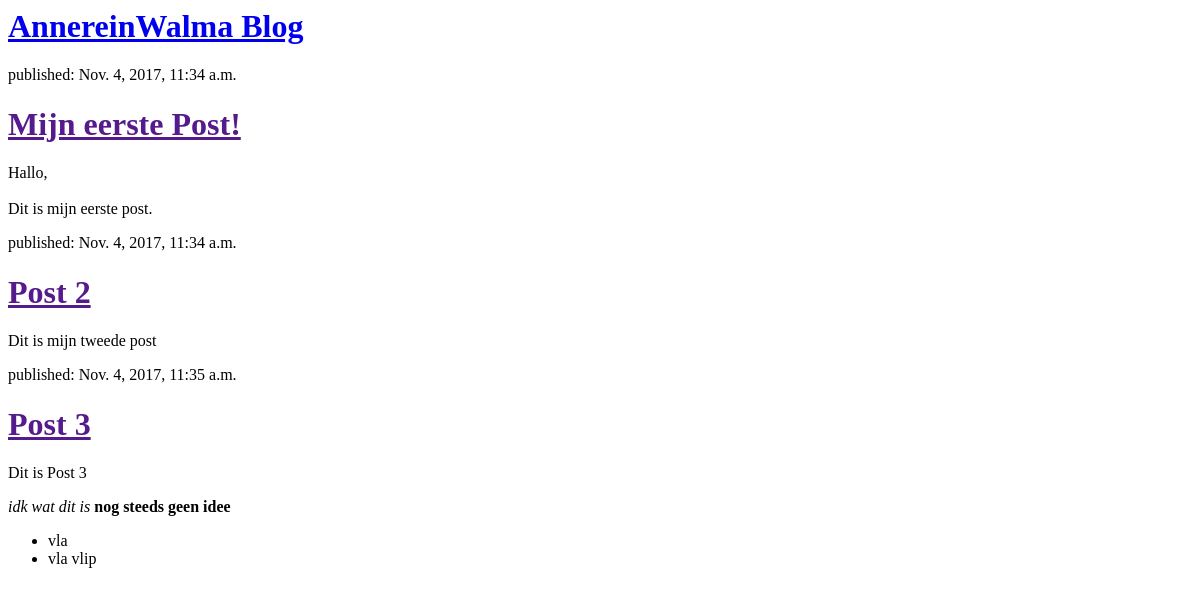
Before: / with the older database file.
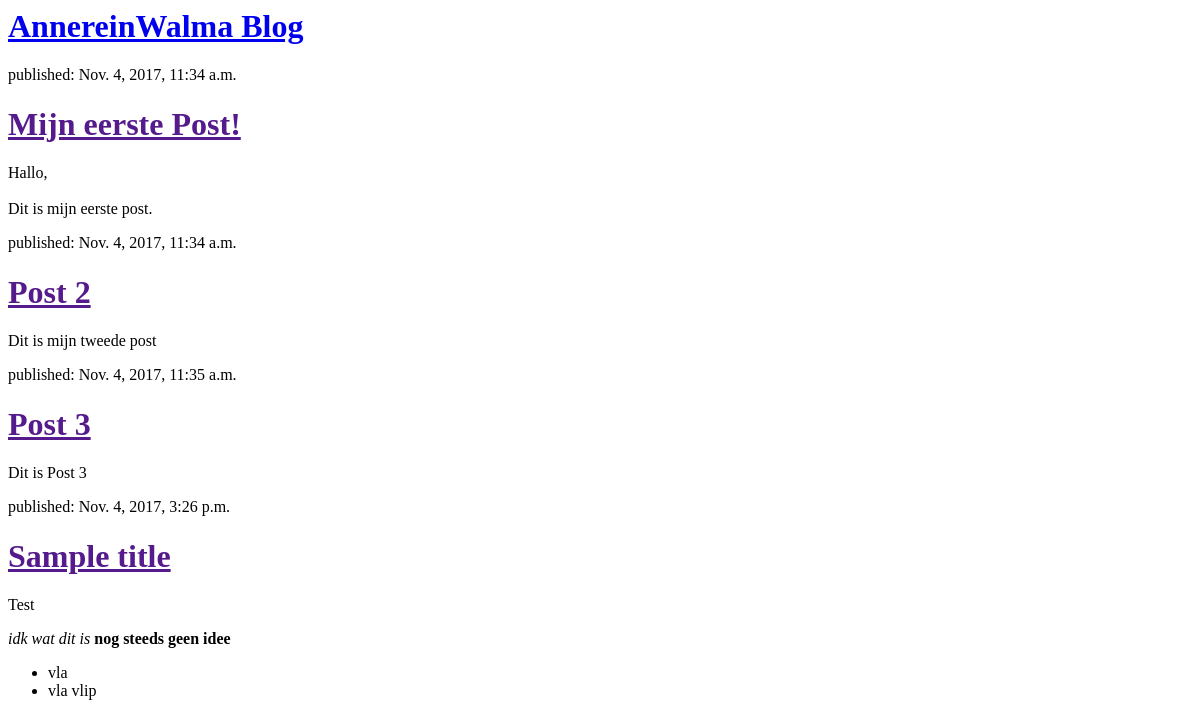
After: the same page with the newer database file.
### blog/models.py (models this page shows, shortened)
class Post(models.Model):
    author = models.ForeignKey('auth.User')
    title = models.CharField(max_length=200)
    text = models.TextField()
    created_date = models.DateTimeField(
            default=timezone.now)
    published_date = models.DateTimeField(
            blank=True, null=True)

### blog/views.py (the view)
# urls.py: url(r'^$', views.post_list, name='post_list'),
def post_list(request):
	posts = Post.objects.filter(published_date__lte=timezone.now()).order_by('published_date')
	return render(request, 'blog/post_list.html', {'posts': posts})

### blog/templates/blog/post_list.html (shortened to what this page needs)
<html>
	<head>
	</head>
	<body>
		<div>
			<h1><a href="/">AnnereinWalma Blog</a></h1>
		</div>
		{% for post in posts %}
			<div>
				<p>published: {{ post.published_date }}</p>
        		<h1><a href="">{{ post.title }}</a></h1>
        		<p>{{ post.text|linebreaksbr }}</p>
			</div>
		{% endfor %}
		<div>
			<em>idk wat dit is</em>
			<strong>nog steeds geen idee</strong>
			<br />
			<ul><li>vla</li><li>vla vlip</li></ul>
		</div>
	</body>
</html>

Changed rows visible on the page:
added Post: published_date "Nov. 4, 2017, 3:26 p.m.", title "Sample title", text "Test"
